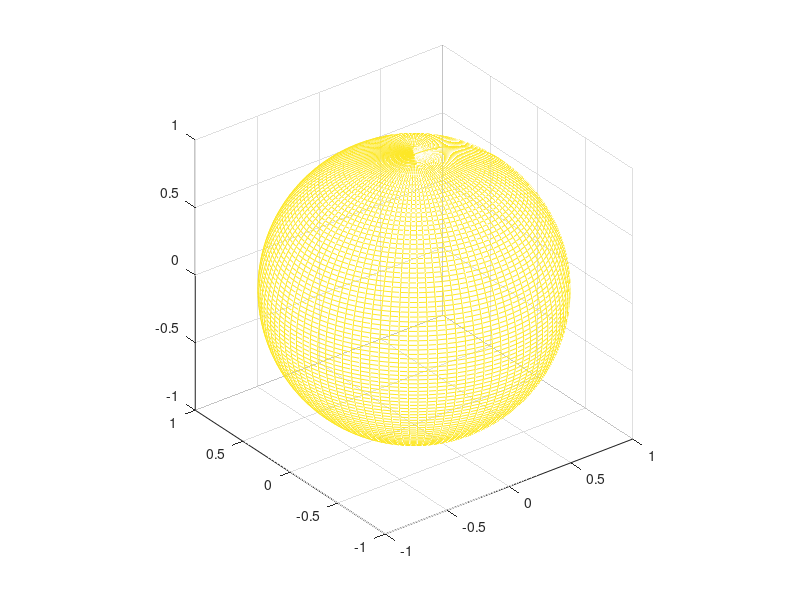

Source code (MATLAB): (Note: this script raises an error after producing the figure.)
function PinchedSphere

close all;
clear all;
clc;

u = -1*pi:pi/50:pi;
v = u;

[U,V] = meshgrid(u,v);

fps = 60;
tottime = 5;

figure
set(gcf,'Color','w');

%% Draw Toruses
for i = 1:120
    
    r = 3;
    R = 5-(1/fps)*i;
    
    x = (R+r*cos(U)).*cos(V);
    y = (R+r*cos(U)).*sin(V);
    z = r*sin(U);
    C = cos(U);
    
    mesh(x,y,z,C,'EdgeAlpha',1,'FaceAlpha',0);
    axis equal;
    F(i) = getframe(gcf);
    
end

%%  Draw Pinch
for i = 121:300
    
    r = 3;
    R = 5-(1/fps)*i;
    ThetaMax = acos(-R/r);
    
    x = (R+r*cos(U)).*cos(V);
    y = (R+r*cos(U)).*sin(V);
    z = r*sin(U);
    C = cos(U);
    
    max = round(length(u)*(.5+ThetaMax/(2*pi)));
    min = round(length(u)*(.5-ThetaMax/(2*pi)));
    
    x = x(:,min:max);
    y = y(:,min:max);
    z = z(:,min:max);
    C = C(:,min:max);
    C(1,1) = -1;
    
    mesh(x,y,z,C,'EdgeAlpha',1,'FaceAlpha',0);
    axis equal;
    F(i) = getframe(gcf);
    
end


%% Draw Sphere

[X,Y,Z] = sphere(100);
C = ones(size(X));
C(1,1)=0;
mesh(X,Y,Z,C,'EdgeAlpha',1,'FaceAlpha',0);
axis equal;
% figure;
% imagesc(C);

for i = 301:420
    F(i) = getframe(gcf);
end

test = 1;


%% Write Movie
fullpath = mfilename('fullpath');
[pathstr, name, ext] = fileparts(fullpath);

writerObj = VideoWriter(horzcat(pathstr,'/Movie.avi'),'Uncompressed AVI');
open(writerObj);
writeVideo(writerObj,F);
close(writerObj)

test = 1;
